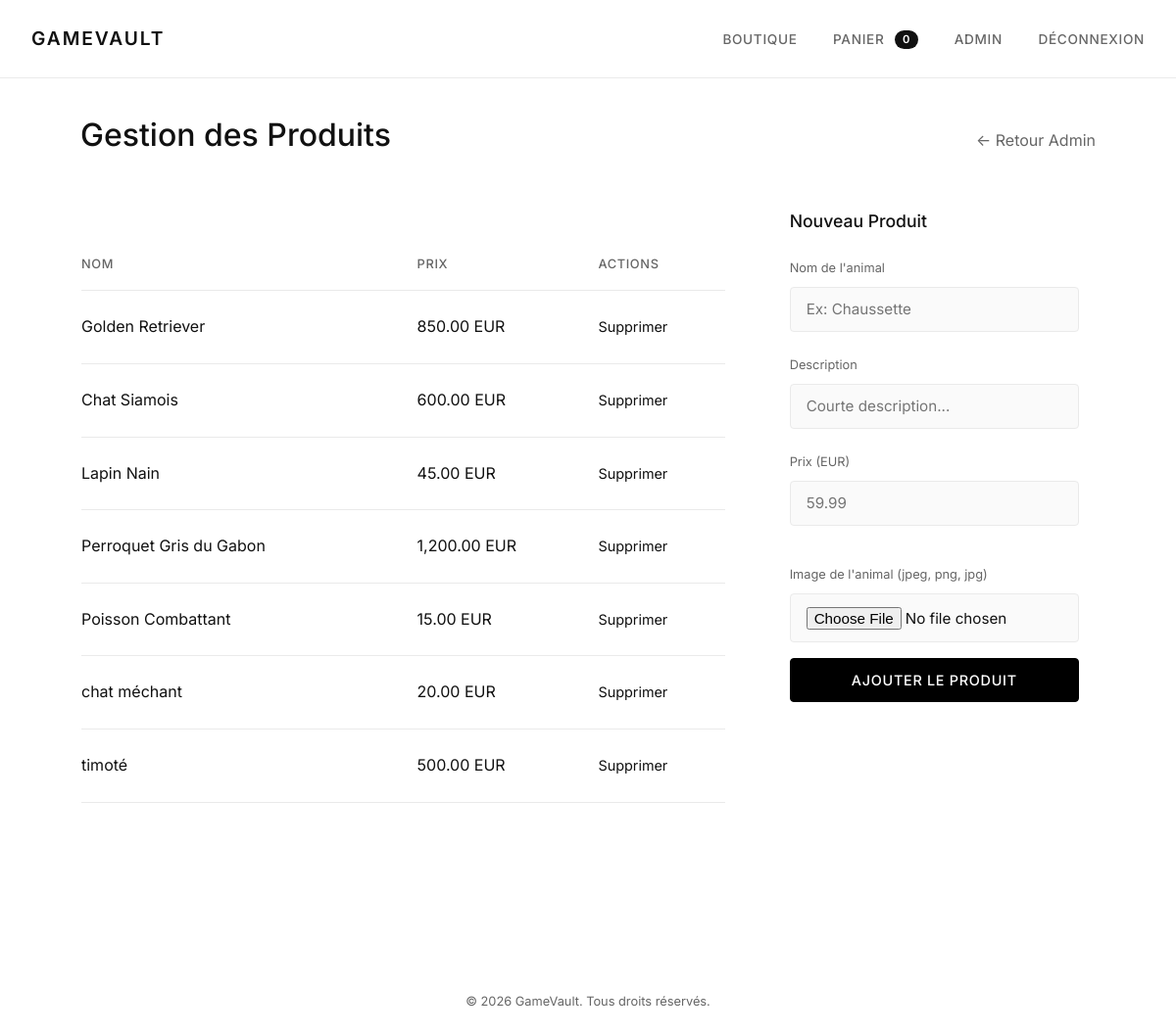
Page /admin_products.php (signed in) on the committed database.
### tables this page shows
CREATE TABLE "products" (
	"id"	INTEGER,
	"name"	TEXT,
	"description"	TEXT,
	"price"	REAL, image TEXT,
	PRIMARY KEY("id" AUTOINCREMENT)
);

### admin_products.php (the view, shortened to what this page needs)
<?php
require 'config.php';
$products = $pdo->query("SELECT * FROM products")->fetchAll();
include 'includes/header.php';
?>
<div style="display: flex; justify-content: space-between; align-items: baseline; margin-bottom: 2rem;">
    <h1>Gestion des Produits</h1>
    <a href="admin.php" style="color: var(--text-muted); text-decoration: none;">&larr; Retour Admin</a>
</div>
<div style="display: grid; grid-template-columns: 2fr 1fr; gap: 3rem;">
    <div class="card" style="padding: 0;">
        <table>
            <thead>
                <tr>
                    <th>Nom</th>
                    <th>Prix</th>
                    <th>Actions</th>
                </tr>
            </thead>
            <tbody>
                <?php foreach ($products as $p): ?>
                    <tr>
                        <td><?= htmlspecialchars($p['name']) ?></td>
                        <td><?= number_format($p['price'], 2) ?> EUR</td>
                        <td>
                            <a href="delete_products.php?id=<?= $p['id'] ?>" style="color: var(--accent); text-decoration: none; font-size: 0.9rem;">Supprimer</a>
                        </td>
                    </tr>
                <?php endforeach; ?>
            </tbody>
        </table>
    </div>
    <div class="card">
        <h3 style="margin-bottom: 1.5rem;">Nouveau Produit</h3>
        <form method="post" action="add_products.php" enctype="multipart/form-data">
            <label style="display: block; font-size: 0.8rem; color: var(--text-muted); margin-bottom: 0.5rem;">Nom de l'animal</label>
            <input type="text" name="name" placeholder="Ex: Chaussette" required>
            <label style="display: block; font-size: 0.8rem; color: var(--text-muted); margin-bottom: 0.5rem;">Description</label>
            <input type="text" name="description" placeholder="Courte description..." required>
            <label style="display: block; font-size: 0.8rem; color: var(--text-muted); margin-bottom: 0.5rem;">Prix (EUR)</label>
            <input type="number" step="0.01" name="price" placeholder="59.99" required>
            <label style="display: block; font-size: 0.8rem; color: var(--text-muted); margin-bottom: 0.5rem; margin-top: 1rem;">Image de l'animal (jpeg, png, jpg)</label>
            <input type="file" id="fichier" name="fichier" accept="image/*" style="margin-bottom: 1rem;">
            <button type="submit">Ajouter le produit</button>
        </form>
    </div>
</div>
<?php include 'includes/footer.php'; ?>

### includes/header.php (shortened to what this page needs)
<?php
require_once dirname(__DIR__) . '/config.php';
$cart_badges = 0;
if (isset($_SESSION['user_id'])) {
    $stmt = $pdo->prepare("SELECT SUM(quantity) as total FROM cart_items WHERE user_id = ?");
    $stmt->execute([$_SESSION['user_id']]);
    $cart_badges = $stmt->fetchColumn() ?: 0;
}
?>
<!DOCTYPE html>
<html lang="fr">
<head>
    <link rel="stylesheet" href="assets/css/style.css">
</head>
<body>
    <nav>
        <div class="logo">GameVault</div>
        <div>
            <a href="index.php">Boutique</a>
            <?php if (isset($_SESSION['user_id'])): ?>
                <a href="cart.php">Panier <span class="badge"><?= $cart_badges ?></span></a>
                <?php
                $stmt = $pdo->prepare("SELECT is_admin FROM users WHERE id = ?");
                $stmt->execute([$_SESSION['user_id']]);
                if ($stmt->fetchColumn()): ?>
                    <a href="admin.php">Admin</a>
                <?php endif; ?>
                <a href="logout.php">Déconnexion</a>
            <?php else: ?>
                <a href="login.php">Connexion</a>
                <a href="register.php">Inscription</a>
            <?php endif; ?>
        </div>
    </nav>
    <div class="container">

### includes/footer.php
    </div>
    <footer style="text-align: center; padding: 2rem; color: var(--text-muted); font-size: 0.8rem; margin-top: 5rem; border-top: 1px solid var(--glass-border);">
        &copy; <?= date('Y') ?> GameVault. Tous droits réservés.
    </footer>
</body>
</html>

### assets/css/style.css (style rules this page uses)
:root { --primary: #000000; --primary-hover: #333333; --bg-main: #ffffff; --bg-card: #ffffff; --text-main: #111111; --text-muted: #666666; --border: #eaeaea; --success: #10b981; }
* { margin: 0; padding: 0; box-sizing: border-box; font-family: 'Inter', system-ui, -apple-system, sans-serif; }
body { background-color: var(--bg-main); color: var(--text-main); line-height: 1.6; min-height: 100vh; -webkit-font-smoothing: antialiased; -moz-osx-font-smoothing: grayscale; }
.container { max-width: 1100px; margin: 0 auto; padding: 2rem; }
nav { background: var(--bg-main); border-bottom: 1px solid var(--border); padding: 1.5rem 2rem; display: flex; justify-content: space-between; align-items: center; position: sticky; top: 0; z-index: 1000; }
nav a { color: var(--text-muted); text-decoration: none; margin-left: 2rem; transition: color 0.2s ease; font-size: 0.85rem; font-weight: 500; text-transform: uppercase; letter-spacing: 0.05em; }
.logo { font-size: 1.2rem; font-weight: 600; color: var(--text-main); text-transform: uppercase; letter-spacing: 0.1em; }
.card { background: var(--bg-card); border: 1px solid transparent; padding: 1rem; border-radius: 4px; transition: all 0.3s ease; display: flex; flex-direction: column; }
.card h3 { margin-bottom: 0.5rem; font-size: 1.1rem; font-weight: 500; color: var(--text-main); }
input { width: 100%; padding: 0.8rem 1rem; background: #fafafa; border: 1px solid var(--border); border-radius: 4px; color: var(--text-main); margin-bottom: 1.5rem; font-size: 0.95rem; transition: border-color 0.2s ease, background 0.2s ease; }
button { width: 100%; padding: 0.8rem; background: var(--primary); color: white; border: 1px solid var(--primary); border-radius: 4px; font-size: 0.9rem; font-weight: 500; cursor: pointer; transition: all 0.2s ease; text-transform: uppercase; letter-spacing: 0.05em; }
table { width: 100%; border-collapse: collapse; margin: 3rem 0; }
th { text-align: left; color: var(--text-muted); border-bottom: 1px solid var(--border); padding: 1rem 0; font-weight: 500; font-size: 0.8rem; text-transform: uppercase; letter-spacing: 0.05em; }
td { padding: 1.5rem 0; border-bottom: 1px solid var(--border); color: var(--text-main); }
.badge { background: var(--text-main); color: white; padding: 0.15rem 0.5rem; border-radius: 12px; font-size: 0.7rem; font-weight: 600; margin-left: 0.4rem; }
h1, h2, h3, h4, h5, h6 { font-weight: 500; }

### rows in the picture
products: name "Golden Retriever", price "850.00"
products: name "Chat Siamois", price "600.00"
products: name "Lapin Nain", price "45.00"
products: name "Perroquet Gris du Gabon", price "1,200.00"
products: name "Poisson Combattant", price "15.00"
products: name "chat méchant", price "20.00"
products: name "timoté", price "500.00"

### other values in the picture
$cart_badges "0"
